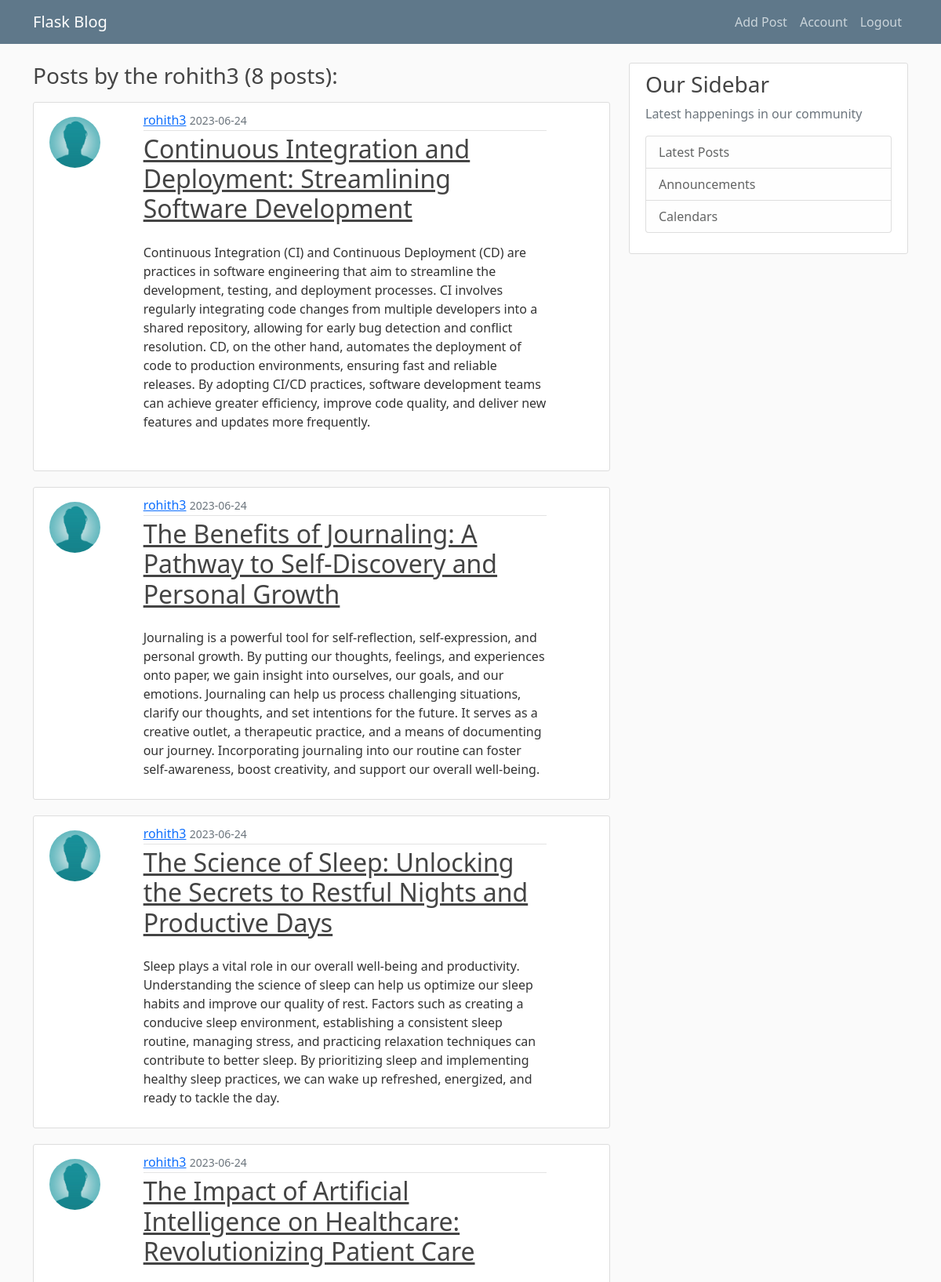
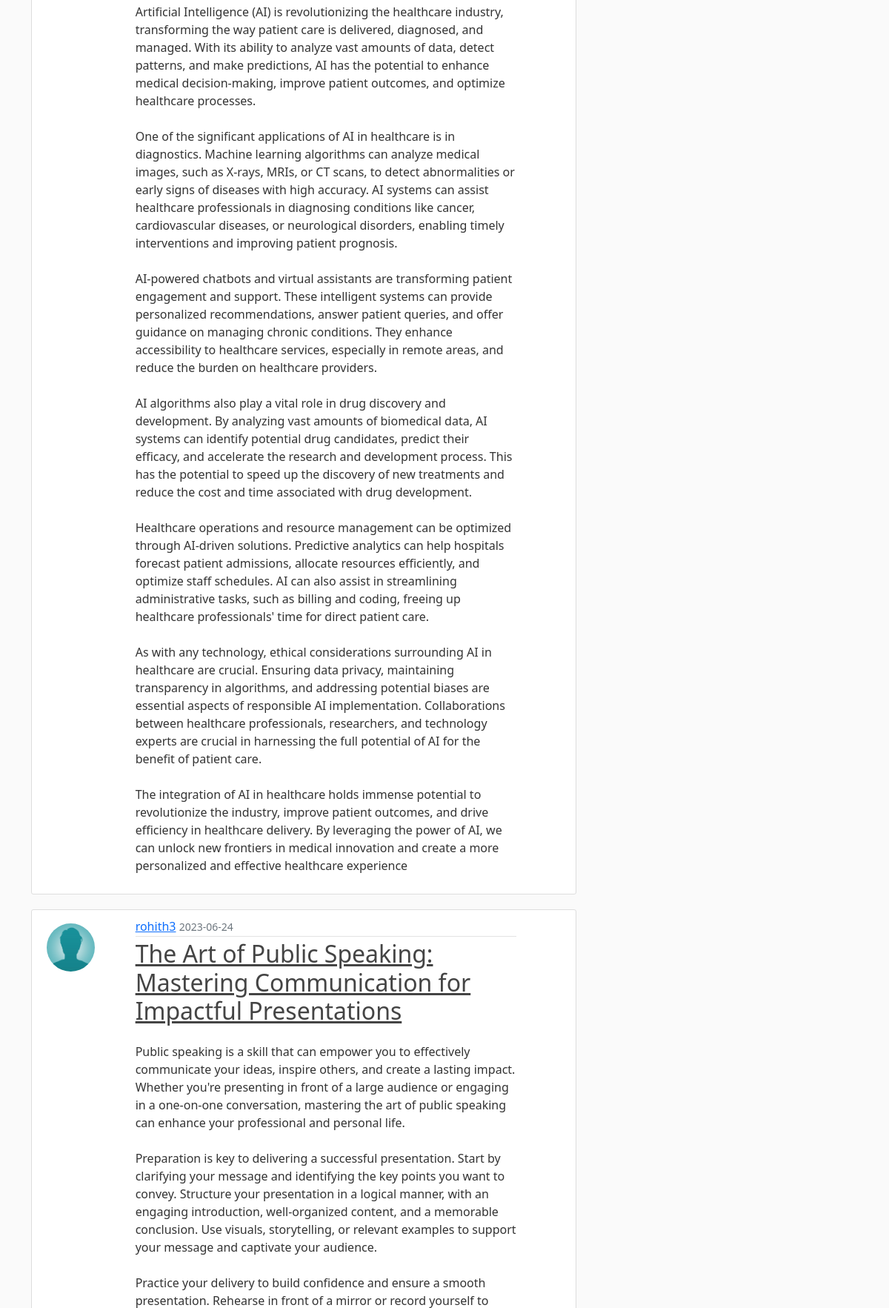
The page /user/rohith3 (signed in, upper part) on the database its author committed (2 pictures, top to bottom).
### on_blog/models.py (models this page shows, shortened)
class User(db.Model, UserMixin):
    id = db.Column(db.Integer, primary_key=True)
    username = db.Column(db.String(20), unique=True, nullable=False)
    email = db.Column(db.String(100), unique=True, nullable=False)
    image_file = db.Column(db.String(20), nullable=False, default='default.jpeg')
    password = db.Column(db.String(60), nullable = False)
    posts = db.relationship("Post", backref = "author", lazy = True)

class Post(db.Model):
    id = db.Column(db.Integer, primary_key=True)
    title = db.Column(db.String(100), nullable=False)
    time = db.Column(db.DateTime, nullable = False, default = datetime.utcnow)
    content = db.Column(db.Text, nullable = False)
    user_id = db.Column(db.Integer, db.ForeignKey('user.id'), nullable = False)

### on_blog/posts/routes.py (the view)
@posts.route("/user/<string:username>")
@login_required
def user_posts(username):
    page_no = request.args.get('page', default=1, type=int)
    user = User.query.filter_by(username=username).first_or_404()
    posts = Post.query.filter_by(author=user).order_by(Post.time.desc()).paginate(per_page=5, page=page_no)
    return render_template("user_posts.html", posts=posts, title="User Posts", user=user)

### on_blog/models.py (called while the page is built)
@login_manager.user_loader
def load_user(user_id):
    return User.query.get(int(user_id))

### on_blog/templates/user_posts.html (shortened to what this page needs)
{% extends "layout.html" %}
{% block content %}
<h3 class="mb-3">Posts by the {{user.username}} ({{posts.total}} posts): </h3>
{% for post in posts.items %}
<article class="content-section">
    <div class="row">
        <div class='col-sm-4 col-lg-2'>
            <img class="rounded-circle article-img align-items-start mt-2"
                 src="{{ url_for('static', filename='profile_pics/' + post.author.image_file) }}">
        </div>
        <div class='col-sm-8 col-lg-9'>
            <div class="media-body">
                <div class="article-metadata">
                    <a class="mr-2" href="{{url_for('posts.user_posts', username=post.author.username)}}">{{ post.author.username }}</a>
                    <small class="text-muted">{{ post.time.strftime('%Y-%m-%d') }}</small>
                </div>
                <h2><a class="article-title" href="{{url_for('posts.post', post_id = post.id)}}">{{ post.title }}</a></h2>
                <p class="article-content mt-4 ">{{ post.content }}</p>
            </div>
        </div>
    </div>
</article>
{% endfor %}
{% endblock content %}

### on_blog/templates/layout.html (shortened to what this page needs)
<!DOCTYPE html>
<html>
    <head>
        <link href="https://cdn.jsdelivr.net/npm/bootstrap@5.0.2/dist/css/bootstrap.min.css" rel="stylesheet">
        <link rel="stylesheet" href="{{url_for('static', filename='main.css')}}">
    </head>
    <header class="site-header">
        <nav class="navbar navbar-expand-md navbar-dark bg-steel fixed-top">
          <div class="container">
            <a class="navbar-brand mr-4" href="{{ url_for('main.home')}}">Flask Blog</a>
            <div class="collapse navbar-collapse" id="navbarToggle">
              <span class="navbar-nav ms-auto">
                  {% if current_user.is_authenticated %}
                    <a class="nav-item nav-link" href="{{ url_for('posts.new_post')}}"> Add Post </a>
                    <a class="nav-item nav-link" href="{{ url_for('users.account')}}">Account </a>
                    <a class="nav-item nav-link" href="{{ url_for('users.logout')}}">Logout </a>
                  {% else %}
                    <a class="nav-item nav-link" href="{{ url_for('users.login')}}">Login</a>
                    <a class="nav-item nav-link" href="{{ url_for('users.register')}}">Register</a>
                  {% endif %}
              </span>
            </div>
          </div>
        </nav>
      </header>
      <main role="main" class="container">
        <div class="row">
          <div class="col-md-8">
            {% block content %}{% endblock %}
          </div>
          <div class="col-md-4">
            <div class="content-section">
              <h3>Our Sidebar</h3>
              <p class='text-muted'>Latest happenings in our community
                <ul class="list-group">
                  <li class="list-group-item list-group-item-light">Latest Posts</li>
                  <li class="list-group-item list-group-item-light">Announcements</li>
                  <li class="list-group-item list-group-item-light">Calendars</li>
                </ul>
              </p>
            </div>
          </div>
        </div>
      </main>
    <body>
    </body>
</html>

### on_blog/static/main.css (style rules this page uses)
body { background: #fafafa; color: #333333; margin-top: 5rem; }
h1, h2, h3, h4, h5, h6 { color: #444444; }
.bg-steel { background-color: #5f788a; }
.site-header .navbar-nav .nav-link { color: #cbd5db; }
.content-section { background: #ffffff; padding: 10px 20px; border: 1px solid #dddddd; border-radius: 3px; margin-bottom: 20px; }
.article-title { color: #444444; }
.article-content { white-space: pre-line; }
.article-img { height: 65px; width: 65px; margin-right: 16px; }
.article-metadata { padding-bottom: 1px; margin-bottom: 4px; border-bottom: 1px solid #e3e3e3 }

### rows shown on the page
User: username "rohith3"
Post: image_file (placeholder picture), author.username "rohith3", time "2023-06-24", title "Continuous Integration and Deployment: Streamlining Software Development", content "Continuous Integration (CI) and Continuous Deployment (CD) are practices in software engineering that aim to streamline the development, testing, and deployment processes. CI involves regularly integrating code changes from multiple developers into a shared repository, allowing for early bug detection and conflict resolution. CD, on the other hand, automates the deployment of code to production environments, ensuring fast and reliable releases. By adopting CI/CD practices, software development teams can achieve greater efficiency, improve code quality, and deliver new features and updates more frequently."
Post: image_file (placeholder picture), author.username "rohith3", time "2023-06-24", title "The Benefits of Journaling: A Pathway to Self-Discovery and Personal Growth", content "Journaling is a powerful tool for self-reflection, self-expression, and personal growth. By putting our thoughts, feelings, and experiences onto paper, we gain insight into ourselves, our goals, and our emotions. Journaling can help us process challenging situations, clarify our thoughts, and set intentions for the future. It serves as a creative outlet, a therapeutic practice, and a means of documenting our journey. Incorporating journaling into our routine can foster self-awareness, boost creativity, and support our overall well-being."
Post: image_file (placeholder picture), author.username "rohith3", time "2023-06-24", title "The Science of Sleep: Unlocking the Secrets to Restful Nights and Productive Days", content "Sleep plays a vital role in our overall well-being and productivity. Understanding the science of sleep can help us optimize our sleep habits and improve our quality of rest. Factors such as creating a conducive sleep environment, establishing a consistent sleep routine, managing stress, and practicing relaxation techniques can contribute to better sleep. By prioritizing sleep and implementing healthy sleep practices, we can wake up refreshed, energized, and ready to tackle the day."
Post: image_file (placeholder picture), author.username "rohith3", time "2023-06-24", title "The Impact of Artificial Intelligence on Healthcare: Revolutionizing Patient Care", content "Artificial Intelligence (AI) is revolutionizing the healthcare industry, transforming the way patient care is delivered, diagnosed, and managed. With its ability to analyze vast amounts of data, detect patterns, and make predictions, AI has the potential to enhance medical decision-making, improve patient outcomes, and optimize healthcare processes. One of the significant applications of AI in healthcare is in diagnostics. Machine learning algorithms can analyze medical images, such as X-rays, MRIs, or CT scans, to detect abnormalities or early signs of diseases with high accuracy. AI systems can assist healthcare professionals in diagnosing conditions like cancer, cardiovascular diseases,…"
Post: image_file (placeholder picture), author.username "rohith3", time "2023-06-24", title "The Art of Public Speaking: Mastering Communication for Impactful Presentations"

### other values the page prints
{{ posts.total }} "8"
